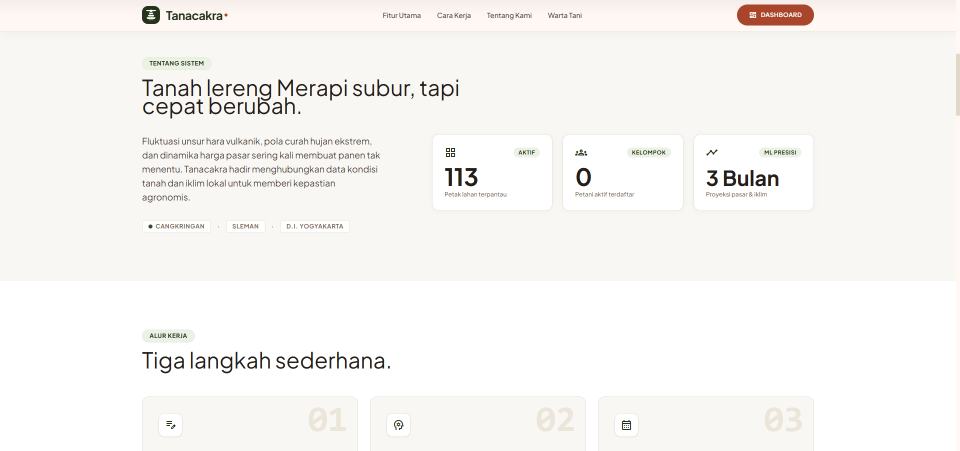
#> input picture frontend/src/assets/ss/user/landing.png, 1919 x 902 px, found by its file name (shown at 1/2 size)
$ python generate_unified_poster.py
#> lines starting #> are read from the running program, lines starting #| are printed output that depends on the picture
import os
import math
import shutil
from PIL import Image, ImageDraw, ImageFont, ImageFilter

# ---------------------------------------------------------
# CANVAS SPECIFICATIONS (3840 x 2160 - 4K 16:9 LANDSCAPE)
# ---------------------------------------------------------
WIDTH = 3840
HEIGHT = 2160

FONT_DIR = "C:/Windows/Fonts/"

def get_font(name, size):
    try:
        return ImageFont.truetype(os.path.join(FONT_DIR, name), size)
    except Exception:
        return ImageFont.load_default()

# Fonts hierarchy
font_hero_title = get_font("segoeuib.ttf", 54)
font_hero_sub = get_font("segoeui.ttf", 24)
font_pill = get_font("segoeuib.ttf", 20)
font_section = get_font("segoeuib.ttf", 22)

font_circle_num = get_font("segoeuib.ttf", 36)
font_card_title = get_font("segoeuib.ttf", 24)
font_card_tagline = get_font("segoeuib.ttf", 17)
font_card_desc = get_font("segoeui.ttf", 16)
font_card_bullet = get_font("segoeuib.ttf", 15)

font_footer = get_font("segoeuib.ttf", 20)

# COLOR PALETTE
BG_COLOR = (245, 241, 235)           # Soft warm parchment canvas
HEADER_BG = (22, 36, 20)             # Deep Forest Moss (#162414)
TERRACOTTA = (175, 68, 40)           # #AF4428 Warm Terracotta
EMERALD = (36, 75, 42)               # #244B2A Deep Emerald
YELLOW_CIRCLE = (247, 196, 48)       # #F7C430 Bright Yellow Step Circle
GOLD_TEXT = (235, 185, 75)           # #EBB94B Gold Accent
CARD_BG = (255, 255, 255)            # Crisp White
CARD_BORDER = (218, 208, 196)        # Neutral Sand Border
TEXT_DARK = (30, 24, 18)             # #1E1812 Dark Charcoal Text
TEXT_MUTED = (110, 100, 92)          # Muted Earth Text
BROWSER_HEADER_BG = (42, 50, 62)     # Dark Slate Gray for Browser Bar

def draw_rounded_rect(draw, bbox, radius, fill=None, outline=None, width=1):
    x1, y1, x2, y2 = bbox
    draw.rounded_rectangle([x1, y1, x2, y2], radius=radius, fill=fill, outline=outline, width=width)

def draw_pill(draw, x, y, text, font, bg_color, text_color, padding_x=18, padding_y=8):
    text_w = font.getlength(text)
    h = font.size + padding_y * 2
    w = text_w + padding_x * 2
    draw_rounded_rect(draw, (x, y, x + w, y + h), radius=h // 2, fill=bg_color)
    draw.text((x + padding_x, y + padding_y - 2), text, fill=text_color, font=font)
    return w

def draw_dotted_line(draw, pt1, pt2, color=(175, 68, 40), dot_radius=5, spacing=15):
    x1, y1 = pt1
    x2, y2 = pt2
    dist = math.hypot(x2 - x1, y2 - y1)
    if dist == 0:
        return
    num_dots = int(dist / spacing)
    for i in range(num_dots + 1):
        t = i / max(num_dots, 1)
        cx = x1 + t * (x2 - x1)
        cy = y1 + t * (y2 - y1)
        draw.ellipse([cx - dot_radius, cy - dot_radius, cx + dot_radius, cy + dot_radius], fill=color)

def make_browser_mockup(ss_img, width, height, title_url):
    """Creates a high-precision browser window frame with crop-to-fill image fitting."""
    frame = Image.new("RGBA", (width, height), (0, 0, 0, 0))
    draw = ImageDraw.Draw(frame)

    # Outer Container Box
    draw_rounded_rect(draw, (0, 0, width - 1, height - 1), radius=12, fill=(255, 255, 255, 255), outline=(200, 190, 180, 255), width=2)

    # Header Bar
    header_h = 32
    draw.rectangle([0, 0, width - 1, header_h], fill=BROWSER_HEADER_BG)

    # Dots (Red, Yellow, Green)
    draw.ellipse([12, 11, 20, 19], fill=(255, 95, 86))
    draw.ellipse([26, 11, 34, 19], fill=(255, 189, 46))
    draw.ellipse([40, 11, 48, 19], fill=(39, 201, 63))

    # URL address bar
    url_w = width - 130
    draw_rounded_rect(draw, (65, 5, 65 + url_w, 27), radius=6, fill=(58, 68, 82))
    font_url = get_font("segoeui.ttf", 12)
    draw.text((75, 7), f"🔒 https://{title_url}", fill=(210, 220, 235), font=font_url)

    # Content Area Crop & Fit
    content_w = width - 4
    content_h = height - header_h - 4

    # Crop screenshot to cover content box (center crop)
    ss_w, ss_h = ss_img.size
    target_aspect = content_w / content_h
    ss_aspect = ss_w / ss_h

    if ss_aspect > target_aspect:
        # Crop sides
        crop_w = int(ss_h * target_aspect)
        crop_x = (ss_w - crop_w) // 2
        ss_cropped = ss_img.crop((crop_x, 0, crop_x + crop_w, ss_h))
    else:
        # Crop top/bottom
        crop_h = int(ss_w / target_aspect)
        crop_y = 0  # start from top to keep navigation
        ss_cropped = ss_img.crop((0, crop_y, ss_w, crop_y + crop_h))

    ss_resized = ss_cropped.resize((content_w, content_h), Image.Resampling.LANCZOS)
    frame.paste(ss_resized, (2, header_h + 2))

    # Add subtle drop shadow behind frame
    canvas_w = width + 20
    canvas_h = height + 20
    shadow = Image.new("RGBA", (canvas_w, canvas_h), (0, 0, 0, 0))
    s_draw = ImageDraw.Draw(shadow)
    draw_rounded_rect(s_draw, (6, 6, canvas_w - 6, canvas_h - 6), radius=14, fill=(0, 0, 0, 35))
    shadow = shadow.filter(ImageFilter.GaussianBlur(6))

    output = Image.new("RGBA", (canvas_w, canvas_h), (0, 0, 0, 0))
    output.paste(shadow, (0, 0), shadow)
    output.paste(frame, (4, 4), frame)
    return output

def build_infographic_poster():
    print("Generating High-Precision Aesthetic Infographic Poster...")

    poster = Image.new("RGBA", (WIDTH, HEIGHT), BG_COLOR + (255,))
    draw = ImageDraw.Draw(poster)

    # Add subtle background pattern (decorative grid lines)
    for x in range(0, WIDTH, 120):
        draw.line([(x, 0), (x, HEIGHT)], fill=(235, 229, 222, 120), width=1)
    for y in range(0, HEIGHT, 120):
        draw.line([(0, y), (WIDTH, y)], fill=(235, 229, 222, 120), width=1)

    # ---------------------------------------------------------
    # 1. HEADER SECTION (Height = 220px)
    # ---------------------------------------------------------
    header_h = 220
    draw.rectangle([0, 0, WIDTH, header_h], fill=HEADER_BG)
    draw.rectangle([0, header_h - 6, WIDTH, header_h], fill=TERRACOTTA)

    # Logo Box
    draw_rounded_rect(draw, (70, 35, 160, 125), radius=16, fill=TERRACOTTA)
    draw.text((92, 48), "TC", fill=(255, 255, 255), font=get_font("segoeuib.ttf", 44))

    # Top Badges Row
    px = 180
    px += draw_pill(draw, px, 32, "TATA CARA PENGGUNAAN APLIKASI", font_pill, TERRACOTTA, (255, 255, 255)) + 12
#> px = 579.7
    px += draw_pill(draw, px, 32, "PLATFORM TANACAKRA CANGKRINGAN", font_pill, EMERALD, (225, 245, 215)) + 12
#> px = 1017.2
    px += draw_pill(draw, px, 32, "MODUL PETANI & ADMIN CONSOLE", font_pill, YELLOW_CIRCLE, TEXT_DARK) + 12
#> px = 1414.5

    # Main Header Title & Subtitle
    draw.text((180, 78), "PANDUAN LENGKAP PLATFORM TANACAKRA", fill=(255, 255, 255), font=font_hero_title)
    draw.text((180, 148), "Alur Terpadu Penggunaan Modul Petani (Langkah 1–5) dan Modul Admin Console (Langkah 6–10)", fill=(185, 205, 170), font=font_hero_sub)

    # Right Header Glassmorphic Info Card
    box_r_x1 = WIDTH - 650
    box_r_y1 = 30
    box_r_x2 = WIDTH - 70
    box_r_y2 = 185
    draw_rounded_rect(draw, (box_r_x1, box_r_y1, box_r_x2, box_r_y2), radius=16, fill=(255, 255, 255, 20), outline=(255, 255, 255, 45), width=2)

    draw.text((box_r_x1 + 30, box_r_y1 + 18), "ALUR LENGKAP PENGGUNAAN", fill=GOLD_TEXT, font=get_font("segoeuib.ttf", 18))
    draw.text((box_r_x1 + 30, box_r_y1 + 45), "10 TAHAPAN UTAMA", fill=(255, 255, 255), font=get_font("segoeuib.ttf", 36))
    draw.text((box_r_x1 + 30, box_r_y1 + 102), "📍 Desa Cangkringan, Sleman, Yogyakarta", fill=(225, 245, 215), font=get_font("segoeui.ttf", 18))

    # ---------------------------------------------------------
    # 2. SECTION BANNER STRIPS FOR ROW 1 & ROW 2
    # ---------------------------------------------------------
    # Row 1 Section Banner (Petani)
    r1_y = 245
    draw_rounded_rect(draw, (70, r1_y, 500, r1_y + 40), radius=10, fill=EMERALD)
    draw.text((90, r1_y + 8), "🌱 BAGIAN 1: MODUL UTAMA PETANI (1–5)", fill=(255, 255, 255), font=font_section)

    # Row 2 Section Banner (Admin)
    r2_y = 1150
    draw_rounded_rect(draw, (70, r2_y, 550, r2_y + 40), radius=10, fill=TERRACOTTA)
    draw.text((90, r2_y + 8), "⚙️ BAGIAN 2: MODUL ADMIN CONSOLE (6–10)", fill=(255, 255, 255), font=font_section)

    # ---------------------------------------------------------
    # 3. STEPS DATA DEFINITION
    # ---------------------------------------------------------
    ss_user = r"d:\TANACAKRA\frontend\src\assets\ss\user"
    ss_admin = r"d:\TANACAKRA\frontend\src\assets\ss\admin"

    steps = [
        # PETANI (1-5)
        {
            "num": "1",
            "role": "PETANI",
            "title": "Portal & Masuk Sesi",
            "tagline": "Akses Web & Auth Petani",
            "img": os.path.join(ss_user, "landing.png"),
            "url": "tanacakra.cangkringan.desa.id/login",
            "desc": "Petani mengakses portal Tanacakra & masuk akun via Supabase Auth.",
            "points": ["Buka portal Tanacakra Cangkringan.", "Klik 'Masuk Portal' atau 'Mulai'.", "Isi akun Petani terdaftar."]
        },
        {
            "num": "2",
            "role": "PETANI",
            "title": "Dasbor & Sensor IoT",
            "tagline": "Cuaca & Kesehatan Tanah",
            "img": os.path.join(ss_user, "dashboard.png"),
            "url": "tanacakra.cangkringan.desa.id/petani",
            "desc": "Pantau suhu, kelembapan, pH tanah, & sebaran petak pada Peta Spasial.",
            "points": ["Cek indikator cuaca BMKG.", "Pantau kesuburan & pH tanah.", "Lihat petak di Peta Spasial."]
        },
        {
            "num": "3",
            "role": "PETANI",
            "title": "Catat Lahan & AI",
            "tagline": "Rekomendasi Scikit-Learn",
            "img": os.path.join(ss_user, "catat lahan.png"),
            "url": "tanacakra.cangkringan.desa.id/input-lahan",
            "desc": "Formulir input parameter tanah (pH, N, P, K) untuk rekomendasi AI.",
            "points": ["Isi nilai pH, N, P, K tanah.", "Jalankan Rekomendasi AI.", "Terima dosis pemupukan presisi."]
        },
        {
            "num": "4",
            "role": "PETANI",
            "title": "Prediksi Harga Pasar",
            "tagline": "Grafik Analitis Plotly",
            "img": os.path.join(ss_user, "prediksi harga.png"),
            "url": "tanacakra.cangkringan.desa.id/prediksi-pasar",
            "desc": "Visualisasi grafik Plotly interaktif tren harga komoditas 2022–2026.",
            "points": ["Pilih komoditas pertanian.", "Amati grafik proyeksi Plotly.", "Atur jadwal tanam ideal."]
        },
        {
            "num": "5",
            "role": "PETANI",
            "title": "Warta & AI Warning",
            "tagline": "Peringatan Hama & Edukasi",
            "img": os.path.join(ss_user, "wara tani.png"),
            "url": "tanacakra.cangkringan.desa.id/kabar-tani",
            "desc": "Pusat informasi warta tani & peringatan hama dari NVIDIA AI.",
            "points": ["Baca berita peringatan cuaca.", "Pantau harga pasar Sleman.", "Terapkan rekomendasi solusi AI."]
        },
        # ADMIN (6-10)
        {
            "num": "6",
            "role": "ADMIN",
            "title": "Konsol Admin & Log",
            "tagline": "Statistik & Audit Log",
            "img": os.path.join(ss_admin, "dashboard admin.png"),
            "url": "tanacakra.cangkringan.desa.id/admin",
            "desc": "Pantauan statistik total petak, rasio kesuburan, & audit log eksekusi.",
            "points": ["Monitor total petak terdaftar.", "Pantau audit log real-time.", "Tinjau aktivitas penyuluh."]
        },
        {
            "num": "7",
            "role": "ADMIN",
            "title": "Manajemen Data Lahan",
            "tagline": "Verifikasi Spasial Poktan",
            "img": os.path.join(ss_admin, "manajemen lahan.png"),
            "url": "tanacakra.cangkringan.desa.id/admin/lahan",
            "desc": "Kelola data petak seluruh petani, filter desa, & inspeksi hara.",
            "points": ["Filter petak per Desa/Dusun.", "Inspeksi parameter pH & hara.", "Verifikasi kelayakan petak."]
        },
        {
            "num": "8",
            "role": "ADMIN",
            "title": "Master Data & Excel",
            "tagline": "Impor/Ekspor Spreadsheet",
            "img": os.path.join(ss_admin, "master excel.png"),
            "url": "tanacakra.cangkringan.desa.id/admin/master-data",
            "desc": "Kelola dataset komoditas masif & ekspor rekapitulasi Excel (.xlsx).",
            "points": ["Unduh template spreadsheet.", "Unggah dataset via Excel.", "Ekspor laporan kelompok tani."]
        },
        {
            "num": "9",
            "role": "ADMIN",
            "title": "Warta & Generator AI",
            "tagline": "NVIDIA Llama 3.1 Broadcast",
            "img": os.path.join(ss_admin, "wara tani admin.png"),
            "url": "tanacakra.cangkringan.desa.id/admin/kabar-tani",
            "desc": "Konsol siaran warta tani dengan generator berita NVIDIA AI Llama 3.1.",
            "points": ["Buat siaran peringatan dini.", "Generate berita via NVIDIA AI.", "Publikasikan ke dasbor Petani."]
        },
        {
            "num": "10",
            "role": "ADMIN",
            "title": "Setting & Security RBAC",
            "tagline": "Hak Akses & Ambang Sensor",
            "img": os.path.join(ss_admin, "setting admin.png"),
            "url": "tanacakra.cangkringan.desa.id/admin/pengaturan",
            "desc": "Konfigurasi peranan user (Admin, Penyuluh, Petani) & ambang sensor.",
            "points": ["Atur hak akses Supabase RBAC.", "Kalibrasi ambang pH & hara.", "Awasi sesi keamanan pengguna."]
        }
    ]

    # ---------------------------------------------------------
    # 4. DRAW CONNECTING DOTTED FLOW PATH (1 -> 10)
    # ---------------------------------------------------------
    margin_x = 70
    col_w = 700
    gap_x = 55

    card_r1_y = 300
    card_r2_y = 1205

    circle_r1_center_y = card_r1_y + 40
    circle_r2_center_y = card_r2_y + 40

    # Draw horizontal dots for Row 1 (Step 1 -> 2 -> 3 -> 4 -> 5)
    for i in range(4):
        c1 = margin_x + i * (col_w + gap_x) + 40
        c2 = margin_x + (i + 1) * (col_w + gap_x) + 40
        draw_dotted_line(draw, (c1 + 35, circle_r1_center_y), (c2 - 35, circle_r1_center_y), color=TERRACOTTA, dot_radius=5, spacing=14)

    # Snake Curve dots connecting Step 5 (top right) to Step 6 (bottom left)
    c5_x = margin_x + 4 * (col_w + gap_x) + 40
    c6_x = margin_x + 40

    p1 = (c5_x + 35, circle_r1_center_y)
    p2 = (c5_x + 120, circle_r1_center_y)
    p3 = (c5_x + 120, card_r1_y + 830)
    p4 = (c6_x - 100, card_r1_y + 830)
    p5 = (c6_x - 100, circle_r2_center_y)
    p6 = (c6_x - 35, circle_r2_center_y)

    draw_dotted_line(draw, p1, p2, color=TERRACOTTA, dot_radius=5, spacing=14)
    draw_dotted_line(draw, p2, p3, color=TERRACOTTA, dot_radius=5, spacing=14)
    draw_dotted_line(draw, p3, p4, color=TERRACOTTA, dot_radius=5, spacing=14)
    draw_dotted_line(draw, p4, p5, color=TERRACOTTA, dot_radius=5, spacing=14)
    draw_dotted_line(draw, p5, p6, color=TERRACOTTA, dot_radius=5, spacing=14)

    # Draw horizontal dots for Row 2 (Step 6 -> 7 -> 8 -> 9 -> 10)
    for i in range(4):
        c1 = margin_x + i * (col_w + gap_x) + 40
        c2 = margin_x + (i + 1) * (col_w + gap_x) + 40
        draw_dotted_line(draw, (c1 + 35, circle_r2_center_y), (c2 - 35, circle_r2_center_y), color=TERRACOTTA, dot_radius=5, spacing=14)

    # ---------------------------------------------------------
    # 5. RENDER THE 10 STEP CARDS WITH PERFECT PADDING & ALIGNMENT
    # ---------------------------------------------------------
    card_h = 820

    for i, step in enumerate(steps):
        is_row1 = (i < 5)
        col_idx = i if is_row1 else (i - 5)

        cx = margin_x + col_idx * (col_w + gap_x)
        cy = card_r1_y if is_row1 else card_r2_y

        role_theme = EMERALD if step['role'] == "PETANI" else TERRACOTTA

        # Outer Card Body
        draw_rounded_rect(draw, (cx, cy, cx + col_w, cy + card_h), radius=20, fill=CARD_BG, outline=CARD_BORDER, width=2)

        # Card Header Pill Accent Bar
        draw_rounded_rect(draw, (cx + 90, cy + 18, cx + col_w - 20, cy + 62), radius=10, fill=(245, 240, 235))

        # Role Pill Badge
        draw_rounded_rect(draw, (cx + 95, cy + 24, cx + 220, cy + 56), radius=8, fill=role_theme)
        draw.text((cx + 106, cy + 30), f"{step['role']} · STEP {step['num']}", fill=(255, 255, 255), font=get_font("segoeuib.ttf", 13))

        # Step Title Text
        draw.text((cx + 230, cy + 24), step['title'], fill=TEXT_DARK, font=font_card_title)
        draw.text((cx + 230, cy + 49), f"• {step['tagline']}", fill=role_theme, font=font_card_tagline)

        # Step Yellow Circle Number Badge (Placed prominently at top-left)
        circle_cx = cx + 40
        circle_cy = cy + 40
        cr = 32

        # Shadow + Yellow Circle
        draw.ellipse([circle_cx - cr + 2, circle_cy - cr + 2, circle_cx + cr + 2, circle_cy + cr + 2], fill=(210, 160, 30))
        draw.ellipse([circle_cx - cr, circle_cy - cr, circle_cx + cr, circle_cy + cr], fill=YELLOW_CIRCLE, outline=(235, 185, 40), width=3)

        # Step Number String Centering
        n_str = step['num']
        font_num = get_font("segoeuib.ttf", 32 if len(n_str) == 1 else 24)
        n_w = font_num.getlength(n_str)
        draw.text((circle_cx - n_w / 2, circle_cy - 18 if len(n_str) == 1 else circle_cy - 14), n_str, fill=TEXT_DARK, font=font_num)

        # Device Mockup (Browser screenshot container)
        if os.path.exists(step['img']):
            ss_raw = Image.open(step['img'])
#> ss_raw is the input picture: PIL image 1919x902 RGBA; mean R, G, B, A 247.5, 245.5, 243.3, 255
            mock_w = col_w - 40
            mock_h = 440
            mock_img = make_browser_mockup(ss_raw, mock_w, mock_h, step['url'])
#> in make_browser_mockup, `ss_resized = ss_cropped.resize((content_w, content_h), Image.Resamplin..`:
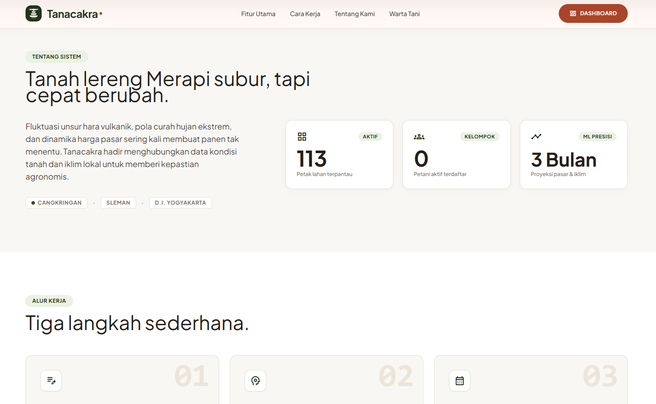
#> ss_resized: PIL image 656x404 RGBA; mean R, G, B, A 246.1, 244.1, 241.8, 255
#> in make_browser_mockup, `shadow = shadow.filter(ImageFilter.GaussianBlur(6))`:
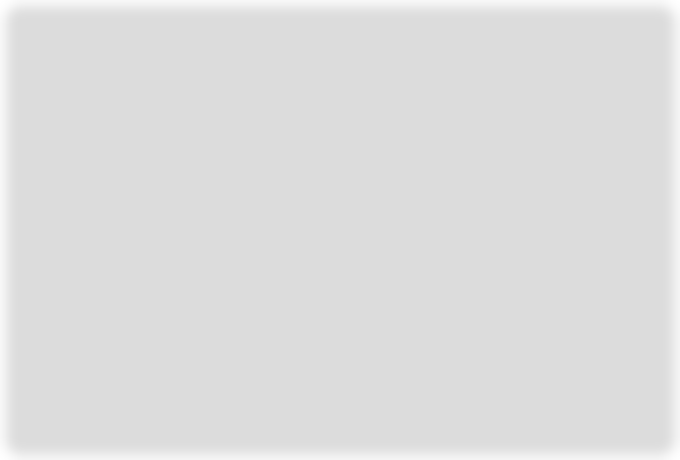
#> shadow: PIL image 680x460 RGBA; mean R, G, B, A 0, 0, 0, 33.5; transparent parts drawn white
#> in make_browser_mockup, `output.paste(frame, (4, 4), frame)`:
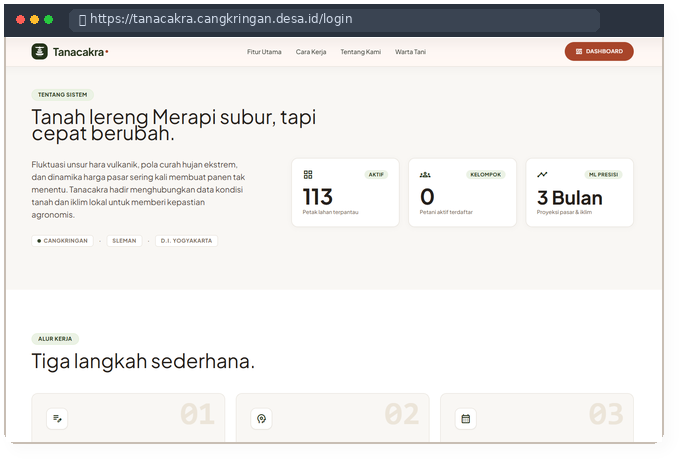
#> output: PIL image 680x460 RGBA; mean R, G, B, A 214.9, 213.7, 212.5, 236.8; transparent parts drawn white
            poster.paste(mock_img, (cx + 10, cy + 75), mock_img)
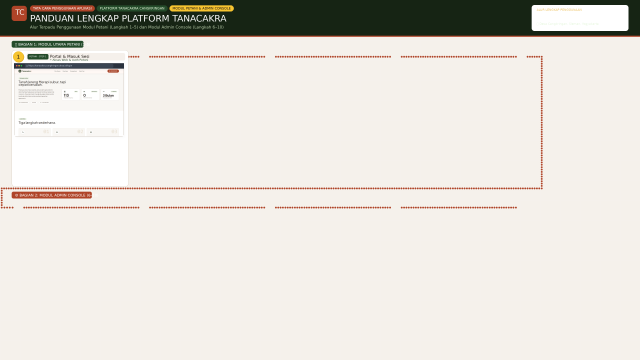
#> poster: PIL image 3840x2160 RGBA (shown at 1/6 size); mean R, G, B, A 225, 221.2, 214, 250.8; transparent parts drawn white

        # Card Content Box below screenshot
        desc_top_y = cy + 535

        # Description Box
        draw_rounded_rect(draw, (cx + 20, desc_top_y, cx + col_w - 20, desc_top_y + 70), radius=12, fill=(246, 242, 237))

        # Wrap description text nicely
        words = step['desc'].split()
        lines = []
        cur_l = ""
        for w in words:
            t = cur_l + " " + w if cur_l else w
            if font_card_desc.getlength(t) < (col_w - 65):
                cur_l = t
            else:
                lines.append(cur_l)
                cur_l = w
        if cur_l:
            lines.append(cur_l)

        for l_idx, line_str in enumerate(lines[:2]):
            draw.text((cx + 32, desc_top_y + 12 + l_idx * 24), line_str, fill=TEXT_DARK, font=font_card_desc)

        # Bullet List Checklist
        bullet_y = desc_top_y + 82
        for pt_str in step['points']:
            draw.ellipse([cx + 24, bullet_y + 3, cx + 40, bullet_y + 19], fill=role_theme)
            draw.text((cx + 28, bullet_y + 2), "✓", fill=(255, 255, 255), font=get_font("segoeuib.ttf", 11))
            draw.text((cx + 48, bullet_y + 1), pt_str, fill=TEXT_DARK, font=font_card_bullet)
            bullet_y += 28
#> after the loop, bullet_y = 1001

    # ---------------------------------------------------------
    # 6. FOOTER BRANDING BAR
    # ---------------------------------------------------------
    footer_y = HEIGHT - 85
#> footer_y = 2075
    draw.rectangle([0, footer_y, WIDTH, HEIGHT], fill=HEADER_BG)
    draw.rectangle([0, footer_y, WIDTH, footer_y + 5], fill=TERRACOTTA)

    draw.text((70, footer_y + 26), "TANACAKRA — SISTEM AGRONOMI PRESISI & HUB INFORMASI KELOMPOK TANI CANGKRINGAN", fill=(255, 255, 255), font=font_footer)

    social_text = "🌐 tanacakra.cangkringan.desa.id   |   📍 Sleman, Yogyakarta   |   ⚡ Scikit-Learn ML & NVIDIA AI"
    draw.text((WIDTH - 70 - font_footer.getlength(social_text), footer_y + 26), social_text, fill=(185, 205, 170), font=font_footer)

    # Save output JPG
    poster_rgb = poster.convert("RGB")
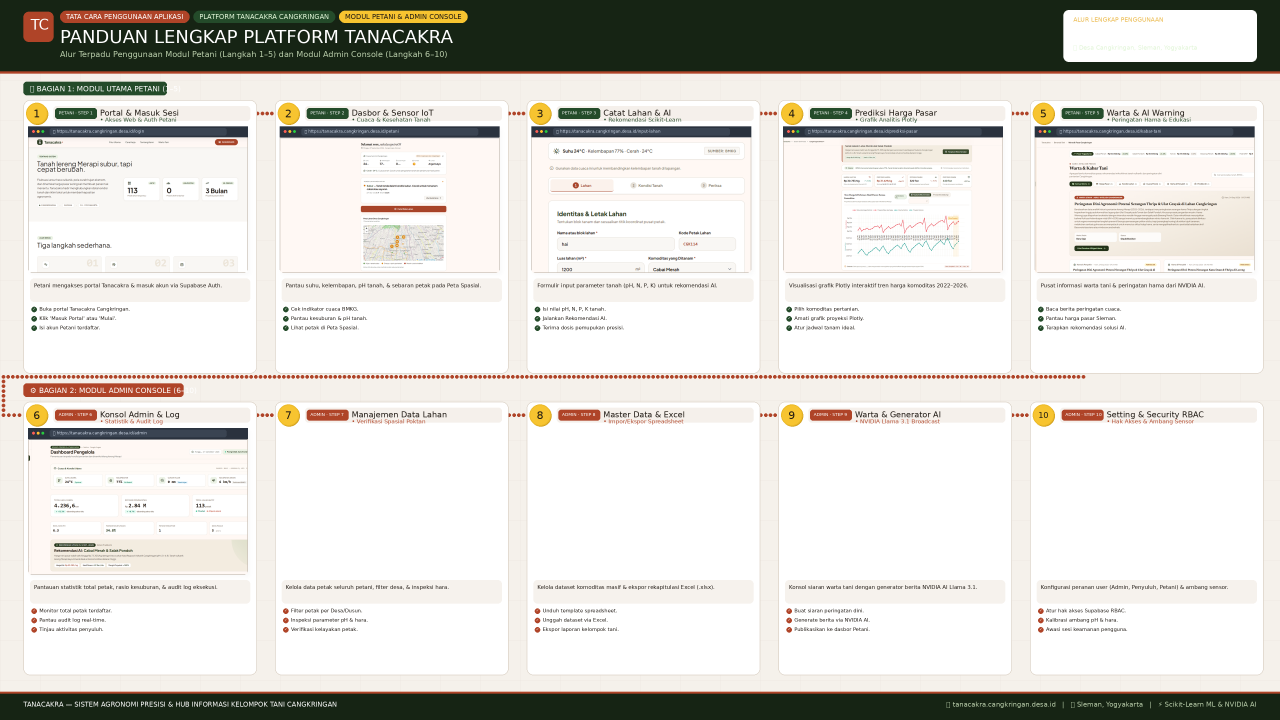
#> poster_rgb: PIL image 3840x2160 RGB (shown at 1/3 size); mean R, G, B 216.4, 214.4, 208.9

    out_root = r"d:\TANACAKRA\poster_infografis_tanacakra.jpg"
    out_asset = r"d:\TANACAKRA\frontend\src\assets\poster_infografis_tanacakra.jpg"

    poster_rgb.save(out_root, "JPEG", quality=96)
    shutil.copyfile(out_root, out_asset)

    print(f"SUCCESSFULLY GENERATED ULTRA-HIGH-PRECISION POSTER: {out_root}")

if __name__ == "__main__":
    build_infographic_poster()
